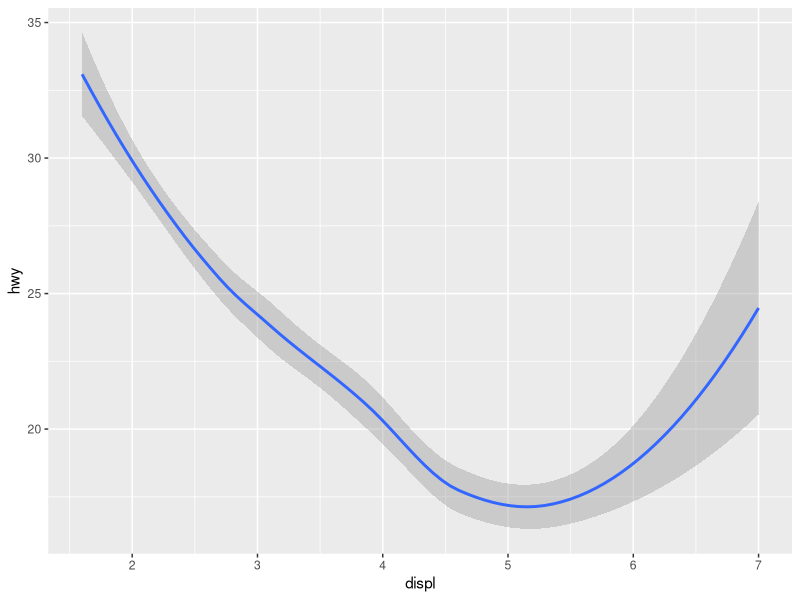
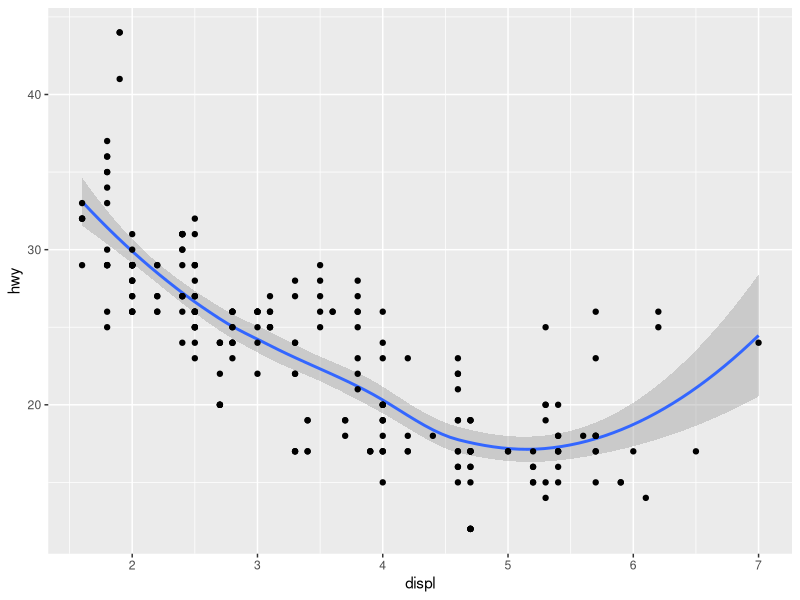
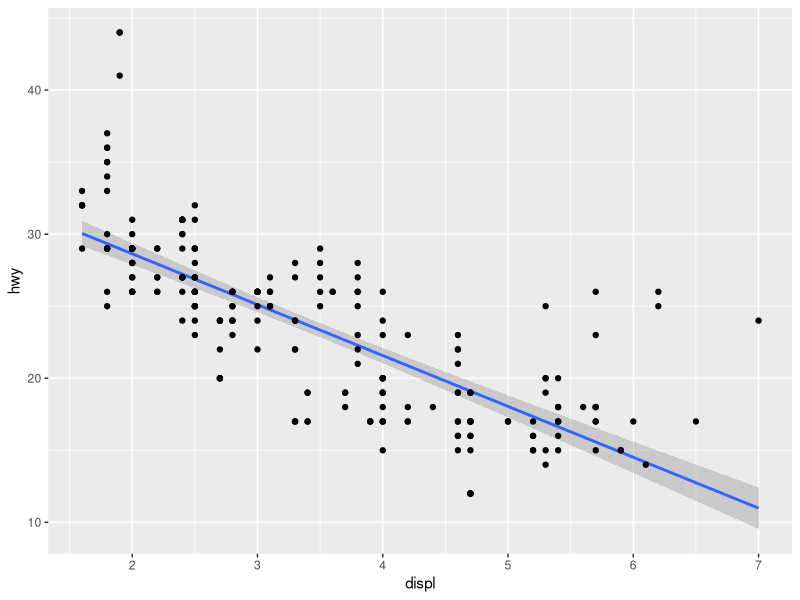
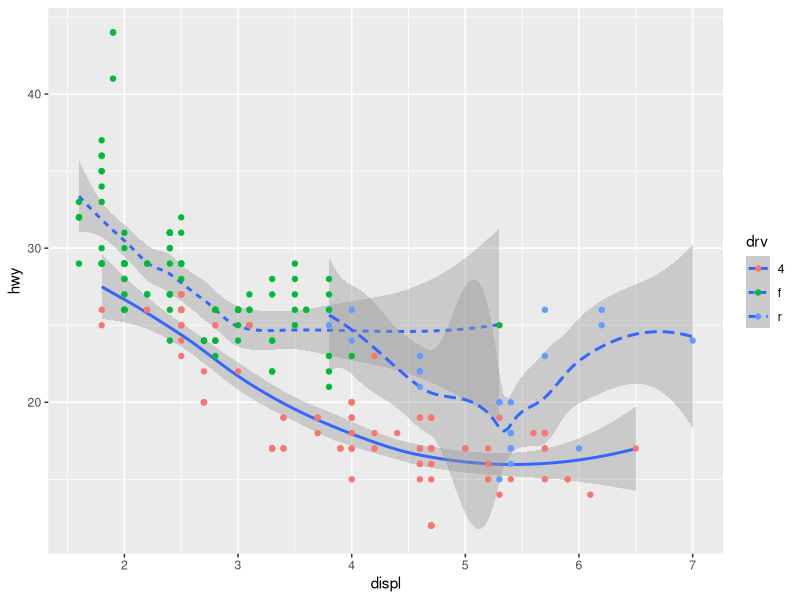

Here is the R script that generated these plots, in order:
## ---- chunk 1
library(tidyverse)
## ---- chunk 2
attach(mpg)
ggplot(data = mpg) +
  geom_smooth(mapping = aes(x = displ, y = hwy))
## ---- chunk 3
ggplot(data = mpg) +
  geom_smooth(mapping = aes(x = displ, y = hwy)) +
  geom_point(mapping = aes(x = displ, y = hwy))
## ---- chunk 4
ggplot(data = mpg) +
  geom_smooth(mapping = aes(x = displ, y = hwy), method = "lm") +
  geom_point(mapping = aes(x = displ, y = hwy))
## ---- chunk 5
ggplot(data = mpg) +
  geom_smooth(mapping = aes(x = displ, y = hwy, linetype = drv)) +
  geom_point(mapping = aes(x = displ, y = hwy, color = drv))
